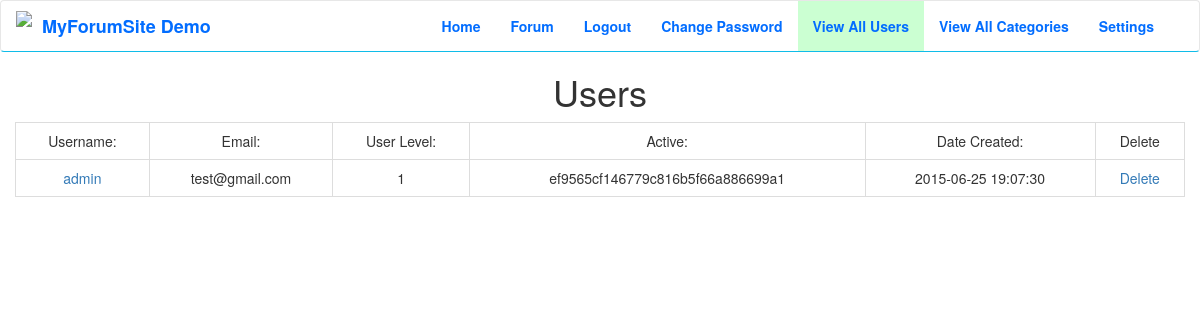
Screenshot of /view_users.php (signed in) with the database file from the repository.
### tables this page shows
CREATE TABLE `settings` (
  `setting_id` int(10) unsigned NOT NULL AUTO_INCREMENT,
  `site_name` varchar(255) NOT NULL,
  `title` varchar(255) NOT NULL,
  `about` text NOT NULL,
  PRIMARY KEY (`setting_id`)
);

CREATE TABLE `users` (
  `user_id` int(10) unsigned NOT NULL AUTO_INCREMENT,
  `username` varchar(30) NOT NULL,
  `pass` char(40) NOT NULL,
  `email` varchar(60) NOT NULL,
  `user_level` tinyint(1) unsigned NOT NULL DEFAULT '0',
  `active` char(32) DEFAULT NULL,
  `date_created` datetime NOT NULL,
  PRIMARY KEY (`user_id`),
  UNIQUE KEY `username` (`username`),
  UNIQUE KEY `email` (`email`),
  KEY `login` (`username`,`pass`)
);

### public/view_users.php (the view)
<?php
include('includes/header.php');
echo '
    <div class="row">
        <div class="col-xs-12 text-center">
            <div class="categories table-responsive">
                <h1>Users</h1>
                <table class="table table-bordered" cellspacing="2" cellpadding="2" align="center">
                    <tr>
                        <td>Username:</td>
                        <td>Email:</td>
                        <td>User Level:</td>
                        <td>Active:</td>
                        <td>Date Created:</td>
                        <td>Delete</td>
                    </tr>';
if(isset($_SESSION['user_level']) && $_SESSION['user_level'] == 1)
{
    $q = 'SELECT users.user_id, users.username, users.email, users.user_level, users.active, users.date_created FROM users';
    $r = mysqli_query($dbc, $q);
    if(mysqli_num_rows($r) > 0)
    {
        while ($row = mysqli_fetch_array($r, MYSQLI_ASSOC))
        {
            echo '<tr>
				<td><a href="users.php?user_id=' . $row['user_id'] . '">' . $row['username'] . '</a></td>
				<td>' . $row['email'] . '</td>
				<td>' . $row['user_level'] . '</td>
				<td>' . $row['active'] . '</td>
				<td>' . $row['date_created'] . '</td>
				<td><a href="delete_user.php?user_id=' . $row['user_id'] . '">Delete</a></td>
			</tr></div>';
        }
    }
    else
    {
        echo 'Query could not be completed, try again later';
    }
}
else
{
    echo 'User access restricted';
}

### public/includes/navigation.php (shortened to what this page needs)
<nav class="navbar navbar-default">
    <div class="container-fluid">
        <div class="navbar-header">
            <a class="navbar-brand" href="../forum_index.php"><img class="brand-image" src='/img/speech_bubbles_silhouette_32.png'><span class="brand-text"><?php echo $site_name ?></span></a>
        </div>
        <div class="collapse navbar-collapse navbar-right" id="bs-example-navbar-collapse-1">
            <ul class="nav navbar-nav">
                <li class="menu active""><a href="../forum_index.php">Home <span class="sr-only">(current)</span></a></li>
                <li class="menu"><a href="../categories.php" >Forum</a></li>
                <?php
                if(isset($_SESSION['user_id']))
                {
                    echo '<li class="menu"><a href="../logout.php" class="menu">Logout</a></li>';
                    echo '<li class="menu"><a href="../change_password.php" class="menu" title="Change Password">Change Password</a></li>';
                    if(isset($_SESSION['user_level']) && $_SESSION['user_level'] == 1)
                    {
                        echo '<li class="menu"><a href="../view_users.php" class="menu" title="View All Users">View All Users</a></li>';
                        echo '<li class="menu"><a href="../view_categories.php" class="menu" title="View All Categories">View All Categories</a></li>';
                        echo '<li class="menu"><a href="../settings.php" class="menu" title="Settings">Settings</a></li>';
                    }
                }
                else
                {
                    echo '<li class="menu"><a href="../register.php" class="menu">Register</a></li>' .
                        '<li class="menu"><a href="../login.php" class="menu">Login</a></li>';
                }
                ?>
            </ul>
        </div>
    </div>
</nav>

### public/css/style.css (style rules this page uses)
html, body, { height: 100% }
.navbar-default { background-color: white; border-bottom: 1px solid #10BCE8; color: #026DFF; font-weight: bold; margin-bottom: 0px; }
.navbar-default .navbar-brand { color: #026DFF; }
.navbar-default .navbar-nav > li > a, .navbar-default .navbar-nav > .active > a { color: #026DFF; }
.navbar-default .navbar-nav > .active > a { background-color: #CBFFD2; }
.brand-image { float:left; position: relative; bottom: 5px; margin-right: 10px; }
.brand-text { float:left; }

### rows the page displays
settings: site_name "MyForumSite Demo"
users: username "admin", email "test@gmail.com", user_level "1", active "ef9565cf146779c816b5f66a886699a1", date_created "2015-06-25 19:07:30"
